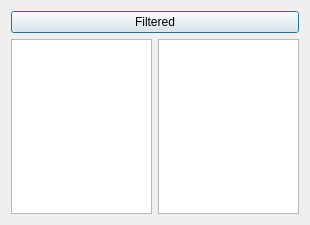
<?xml version="1.0" encoding="UTF-8"?>
<ui version="4.0">
 <class>Dialog</class>
 <widget class="QDialog" name="Dialog">
  <property name="geometry">
   <rect>
    <x>0</x>
    <y>0</y>
    <width>310</width>
    <height>225</height>
   </rect>
  </property>
  <property name="windowTitle">
   <string>Dialog</string>
  </property>
  <layout class="QVBoxLayout" name="verticalLayout">
   <item>
    <widget class="QPushButton" name="pushButton">
     <property name="text">
      <string>Filtered</string>
     </property>
    </widget>
   </item>
   <item>
    <layout class="QHBoxLayout" name="horizontalLayout">
     <item>
      <widget class="QListWidget" name="listWidget"/>
     </item>
     <item>
      <widget class="QListWidget" name="listWidget_2"/>
     </item>
    </layout>
   </item>
  </layout>
 </widget>
 <resources/>
 <connections/>
</ui>
